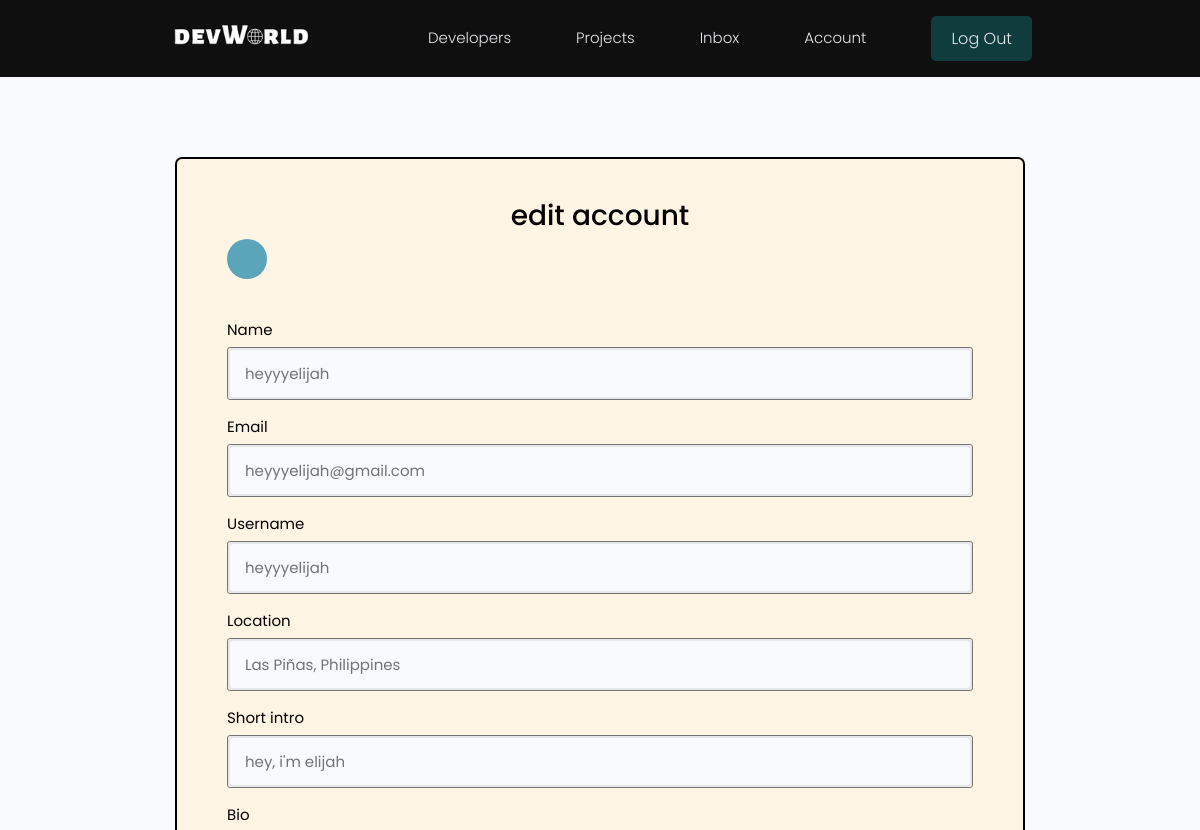
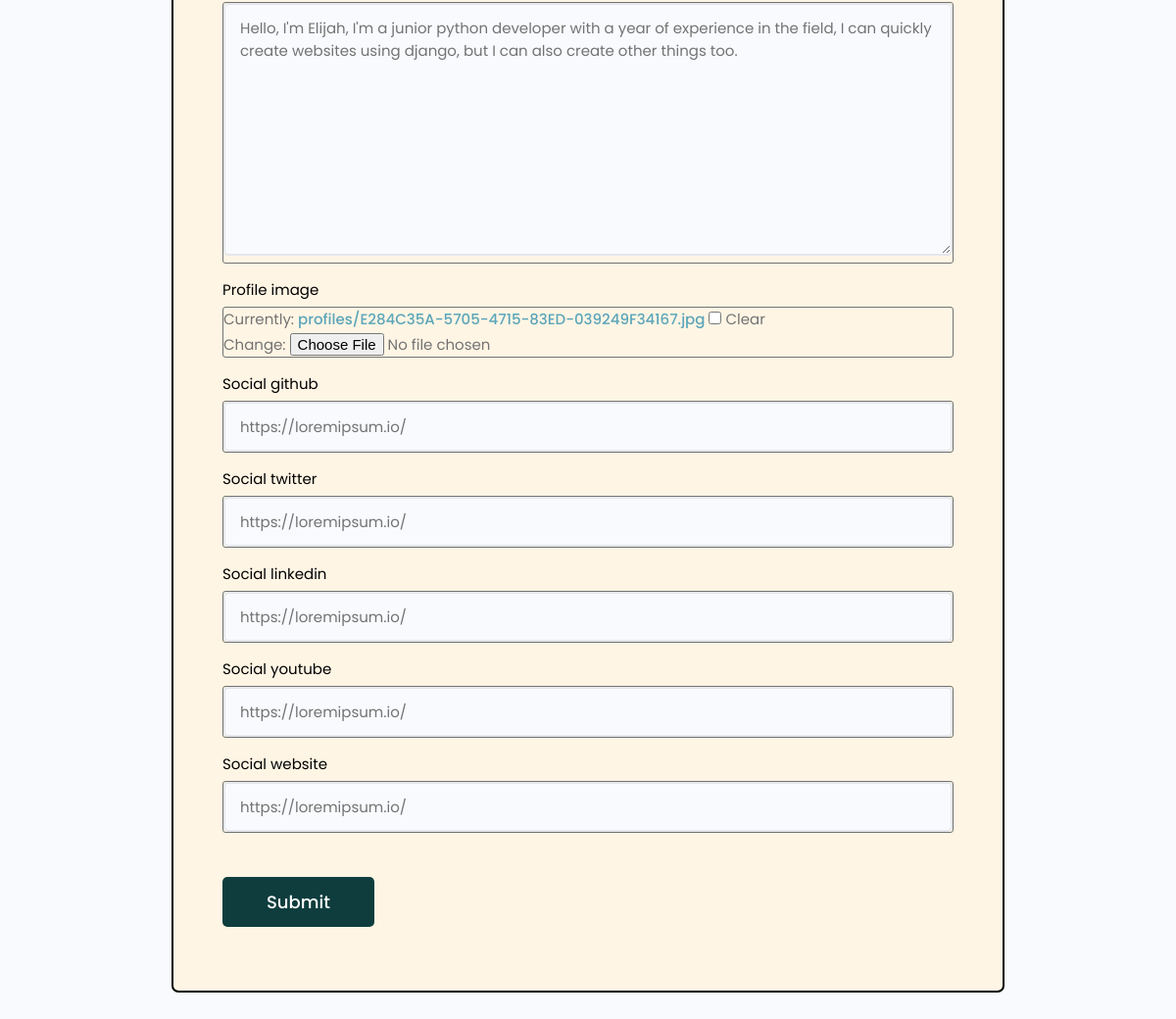
The app's page /edit-account/ (signed in) with its own data (2 pictures, top to bottom).
### users/models.py (models this page shows, shortened)
class Profile(models.Model):
    user = models.OneToOneField(User, on_delete=models.CASCADE, null=True, blank=True)
    name = models.CharField(max_length=200, blank=True, null=True)
    email = models.EmailField(max_length=500, blank=True, null=True)
    username = models.CharField(max_length=200, blank=True, null=True)
    location = models.CharField(max_length=200, blank=True, null=True)
    short_intro = models.CharField(max_length=200, blank=True, null=True)
    bio = models.TextField(blank=True, null=True)
    profile_image = models.ImageField(blank=True, null=True, upload_to='profiles/', default='profiles/user-default.png')
    social_github = models.CharField(max_length=200, blank=True, null=True)
    social_twitter = models.CharField(max_length=200, blank=True, null=True)
    social_linkedin = models.CharField(max_length=200, blank=True, null=True)
    social_youtube = models.CharField(max_length=200, blank=True, null=True)
    social_website = models.CharField(max_length=200, blank=True, null=True)
    created = models.DateTimeField(auto_now_add=True)
    id = models.UUIDField(default=uuid.uuid4, unique=True, primary_key=True, editable=False)
    class Meta:
        ordering = ['created']

### users/views.py (the view)
# urls.py: path('edit-account/', views.editAccount, name='edit-account'),
@login_required(login_url="login")
def editAccount(request):
    profile = request.user.profile
    form = ProfileForm(instance=profile)
    if request.method == 'POST':
        form = ProfileForm(request.POST, request.FILES, instance=profile)
        if form.is_valid():
            form.save()
            return redirect('account')
    context = {'form': form}
    return render(request, 'users/profile_form.html', context)

### users/forms.py
class ProfileForm(ModelForm):
    class Meta:
        model = Profile
        fields = ['name', 'email', 'username', 'location',
        'short_intro', 'bio', 'profile_image', 'social_github',
        'social_twitter','social_linkedin','social_youtube',
        'social_website',
        ]
    def __init__(self, *args, **kwargs):
        super(ProfileForm, self).__init__(*args, **kwargs)
        for name, field in self.fields.items():
            field.widget.attrs.update({'class': 'input input--text'})

### users/templates/users/profile_form.html (shortened to what this page needs)
{% extends 'main.html' %}
{% load static %}
{% block content %}
<div class="edit-account-form">
    <main class="formPage my-xl ">
        <div class="content-box form--content">
            <div class="formWrapper" style="background-color: #FFF5E4; border: 2px solid black">
                <h4 style="text-align: center; color: black;">edit account</h4>
                <a class="backButton" href="{% url 'account' %}"></a>
                <br>
                <form class="form" method="POST" action="{% url 'edit-account' %}" enctype="multipart/form-data">
                    {% for field in form %}
                    <div class="form__field">
                        <label style="color: black;">{{ field.label }}</label>
                        <div class="border-input-black">{{ field }}</div>
                    </div>
                    {% endfor %}
                    <input class="btn btn--sub btn--lg  my-md" type="submit" value="Submit" />
                </form>
            </div>
        </div>
    </main>
</div>
{% endblock %}

### static/styles/app.css (style rules this page uses)
:root { --color-sub: #100F0F; }
.btn--sub { background-color: var(--color-sub-lighter); }
.content-box { width: 95%; max-width: 85rem; margin: 0 auto; }
.backButton { background: var(--color-main); color: var(--color-main-light); width: 4rem; height: 4rem; display: flex; align-items: center; justify-content: center; border-radius: 50%; }
.formPage .formWrapper { list-style: none; background: var(--color-white); padding: 3.5rem 5rem; border: 2px solid var(--color-light); border-radius: 0.7rem; }
.border-input-black { border: 1px solid; border-radius: 3px; }

### static/uikit/styles/modules/_variables.css (style rules this page uses)
:root { --color-main: #5aa5b9; --color-main-light: #e6faff; --color-sub: #100F0F; --color-sub-light: #51546e; --color-sub-lighter: #0F3D3E; --color-text: #737373; --color-gray: #8b8b8b; --color-light: #e5e7eb; --color-light-gray: #767676; --color-bg: #f8fafd; --color-white: #fffefd; --color-white-light: #f3f3f3; --color-success: #359e64; --color-success-bg: #def8e8; --color-error: #fc4b0b; --color-error-bg: #fff2ee; --font-base: 'Poppins', arial, helvetica, 'Segoe UI', roboto, ubuntu, sans-serif; --font-monospace: 'Fira Code', 'Courier New', courier, monospace; --font-regular: 300; --font-medium: 500; --font-bold: 700; --generic-shadow: 1px 1px 5px #00000010; --generic-transition: all 0.3s ease-in-out; }

### static/uikit/styles/modules/_base.css (style rules this page uses)
* { margin: 0; padding: 0; box-sizing: border-box; text-rendering: optimizeLegibility; color: inherit; font-size: inherit; }
html { font-size: 50%; }
@media only screen and (min-width: 480px) { html { font-size: 56.25%; } }
@media only screen and (min-width: 1200px) { html { font-size: 62.5%; } }
body { line-height: 1.6; font-weight: 400; font-size: 1.5rem; color: var(--color-text); background-color: var(--color-bg); min-height: 100vh; }

### static/uikit/styles/modules/_typography.css (style rules this page uses)
* { font-family: var(--font-base); }
h4 { font-size: 2.8rem; font-weight: var(--font-medium); }
a { padding-bottom: 2px; text-decoration: none; display: inline-block; color: var(--color-main); font-weight: var(--font-medium); }

### static/uikit/styles/modules/_utilities.css (style rules this page uses)
.my-md { margin: 3rem auto; }
.my-xl { margin: 8rem auto; }

### static/uikit/styles/modules/_button.css (style rules this page uses)
.btn { display: inline-block; position: relative; cursor: pointer; background-color: var(--color-light); font-weight: var(--font-medium); color: var(--color-sub); text-decoration: none; padding: 1rem 2rem; border-radius: 0.5rem; border: none; width: -webkit-fit-content; width: -moz-fit-content; width: fit-content; height: -webkit-fit-content; height: -moz-fit-content; height: fit-content; font-size: 1.6rem; outline-width: 0; outline-color: transparent; -webkit-backface-visibility: hidden; backface-visibility: hidden; transition: all 0.3s ease-in-out; }
.btn--sub { background-color: var(--color-sub); color: var(--color-white); }
.btn--lg { font-size: 1.8rem; padding: 1.2rem 4.5rem; }

### static/uikit/styles/modules/_form.css (style rules this page uses)
.form { display: block; }
.form__field { margin-top: 1.5rem; margin-bottom: 1.5rem; }
.form__label, .form__field > label { display: block; margin-bottom: 0.5rem; color: var(--color-text); }
input.input[type='text'], input.input[type='email'], input.input[type='password'], input.input[type='number'], select.input, textarea.input { min-width: 24rem; width: 100%; padding: 1.2rem 1.5rem; border-radius: 0.5rem; border: 2px solid var(--color-light); transition: all 0.3s ease-in-out; background-color: var(--color-bg); }

### records on screen
Profile: form "heyyyelijah" "heyyyelijah@gmail.com" "heyyyelijah" "Las Piñas, Philippines" "hey, i'm elijah" "Hello, I'm Elijah, I'm a junior python developer with a year of experience in the field, I can quickly create websites using django, but I can also create other things too." "https://loremipsum.io/" "https://loremipsum.io/" "https://loremipsum.io/" "https://loremipsum.io/" "https://loremipsum.io/"

### other values on screen
{{ field.label }} "Name" "Email" "Username" "Location" "Short intro" "Bio" "Profile image" "Social github" "Social twitter" "Social linkedin" "Social youtube" "Social website"
